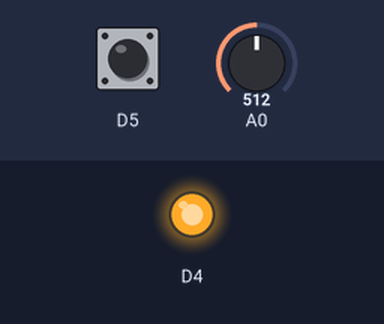
The program below on a simulated ESP8266 (Wemos D1 mini). Parts: output pins drawn as LEDs (lit = HIGH). Inputs (shaded band) come from the test bench; at power-on: D5 HIGH, A0 = 512.

Above: at 0.1 s.
Timing chart, 0 to 1.6 s (numbered marks = the images above):
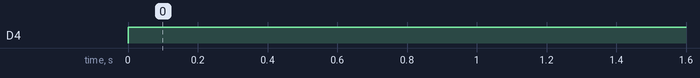

The program:

main.cpp
```cpp
// I Petar Kirkov, 000800914 certify that this material is my original work. No other person's work has been used without due acknowledgement. I have not made my work available to anyone else.

#include <Arduino.h>

// Variable which gets the digital signal of the button
int iButton;

// State of the button (OFF/DIMMER)
int btnState = 1;

void setup() {
  // put your setup code here, to run once:
  Serial.begin(115200);
  pinMode(D5, INPUT_PULLUP);
  pinMode(D4, OUTPUT);

}

void loop() {
  // put your main code here, to run repeatedly:

  // Analog signal value of the light dimmer
  int dimmerValue = analogRead(A0);

  // Read and save the digital signal from the button
  iButton = digitalRead(D5);


  // Turn the LED off if the button state is 1
  if (btnState == 1)
  {
    // Turn the light off
    digitalWrite(D4, HIGH);

    // Save the current state of the button into a global variable
    btnState = iButton;

  }

  // Turn the light on
  else
  {
    // Analog signal which dims the light
    analogWrite(D4, dimmerValue);

  }

  delay(1);

  // Read the digital signal from the button
  iButton = digitalRead(D5);


}
```

Measured:
- by itself, D4: LOW → HIGH at 0.00 s
